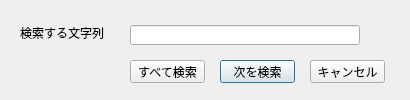
<?xml version="1.0" encoding="UTF-8"?>
<ui version="4.0">
 <class>Dialog</class>
 <widget class="QDialog" name="Dialog">
  <property name="geometry">
   <rect>
    <x>0</x>
    <y>0</y>
    <width>410</width>
    <height>100</height>
   </rect>
  </property>
  <property name="sizePolicy">
   <sizepolicy hsizetype="Fixed" vsizetype="Fixed">
    <horstretch>0</horstretch>
    <verstretch>0</verstretch>
   </sizepolicy>
  </property>
  <property name="windowTitle">
   <string>Dialog</string>
  </property>
  <widget class="QLabel" name="label">
   <property name="geometry">
    <rect>
     <x>20</x>
     <y>25</y>
     <width>90</width>
     <height>16</height>
    </rect>
   </property>
   <property name="text">
    <string>検索する文字列</string>
   </property>
  </widget>
  <widget class="QLineEdit" name="srcText">
   <property name="geometry">
    <rect>
     <x>130</x>
     <y>25</y>
     <width>230</width>
     <height>20</height>
    </rect>
   </property>
  </widget>
  <widget class="QPushButton" name="srcAllButton">
   <property name="geometry">
    <rect>
     <x>130</x>
     <y>60</y>
     <width>75</width>
     <height>23</height>
    </rect>
   </property>
   <property name="focusPolicy">
    <enum>Qt::StrongFocus</enum>
   </property>
   <property name="text">
    <string>すべて検索</string>
   </property>
   <property name="autoDefault">
    <bool>false</bool>
   </property>
  </widget>
  <widget class="QPushButton" name="srcButton">
   <property name="geometry">
    <rect>
     <x>220</x>
     <y>60</y>
     <width>75</width>
     <height>23</height>
    </rect>
   </property>
   <property name="text">
    <string>次を検索</string>
   </property>
  </widget>
  <widget class="QPushButton" name="cancelButton">
   <property name="geometry">
    <rect>
     <x>310</x>
     <y>60</y>
     <width>75</width>
     <height>23</height>
    </rect>
   </property>
   <property name="focusPolicy">
    <enum>Qt::WheelFocus</enum>
   </property>
   <property name="text">
    <string>キャンセル</string>
   </property>
   <property name="autoDefault">
    <bool>false</bool>
   </property>
  </widget>
 </widget>
 <resources/>
 <connections>
  <connection>
   <sender>srcAllButton</sender>
   <signal>clicked()</signal>
   <receiver>Dialog</receiver>
   <slot>searchAll()</slot>
   <hints>
    <hint type="sourcelabel">
     <x>161</x>
     <y>72</y>
    </hint>
    <hint type="destinationlabel">
     <x>185</x>
     <y>133</y>
    </hint>
   </hints>
  </connection>
  <connection>
   <sender>srcButton</sender>
   <signal>clicked()</signal>
   <receiver>Dialog</receiver>
   <slot>search()</slot>
   <hints>
    <hint type="sourcelabel">
     <x>264</x>
     <y>74</y>
    </hint>
    <hint type="destinationlabel">
     <x>263</x>
     <y>117</y>
    </hint>
   </hints>
  </connection>
  <connection>
   <sender>cancelButton</sender>
   <signal>clicked()</signal>
   <receiver>Dialog</receiver>
   <slot>close()</slot>
   <hints>
    <hint type="sourcelabel">
     <x>347</x>
     <y>73</y>
    </hint>
    <hint type="destinationlabel">
     <x>346</x>
     <y>124</y>
    </hint>
   </hints>
  </connection>
  <connection>
   <sender>srcText</sender>
   <signal>textChanged(QString)</signal>
   <receiver>Dialog</receiver>
   <slot>resetSearchIndex()</slot>
   <hints>
    <hint type="sourcelabel">
     <x>244</x>
     <y>34</y>
    </hint>
    <hint type="destinationlabel">
     <x>204</x>
     <y>49</y>
    </hint>
   </hints>
  </connection>
 </connections>
 <slots>
  <slot>searchAll()</slot>
  <slot>search()</slot>
  <slot>resetSearchIndex()</slot>
 </slots>
</ui>
